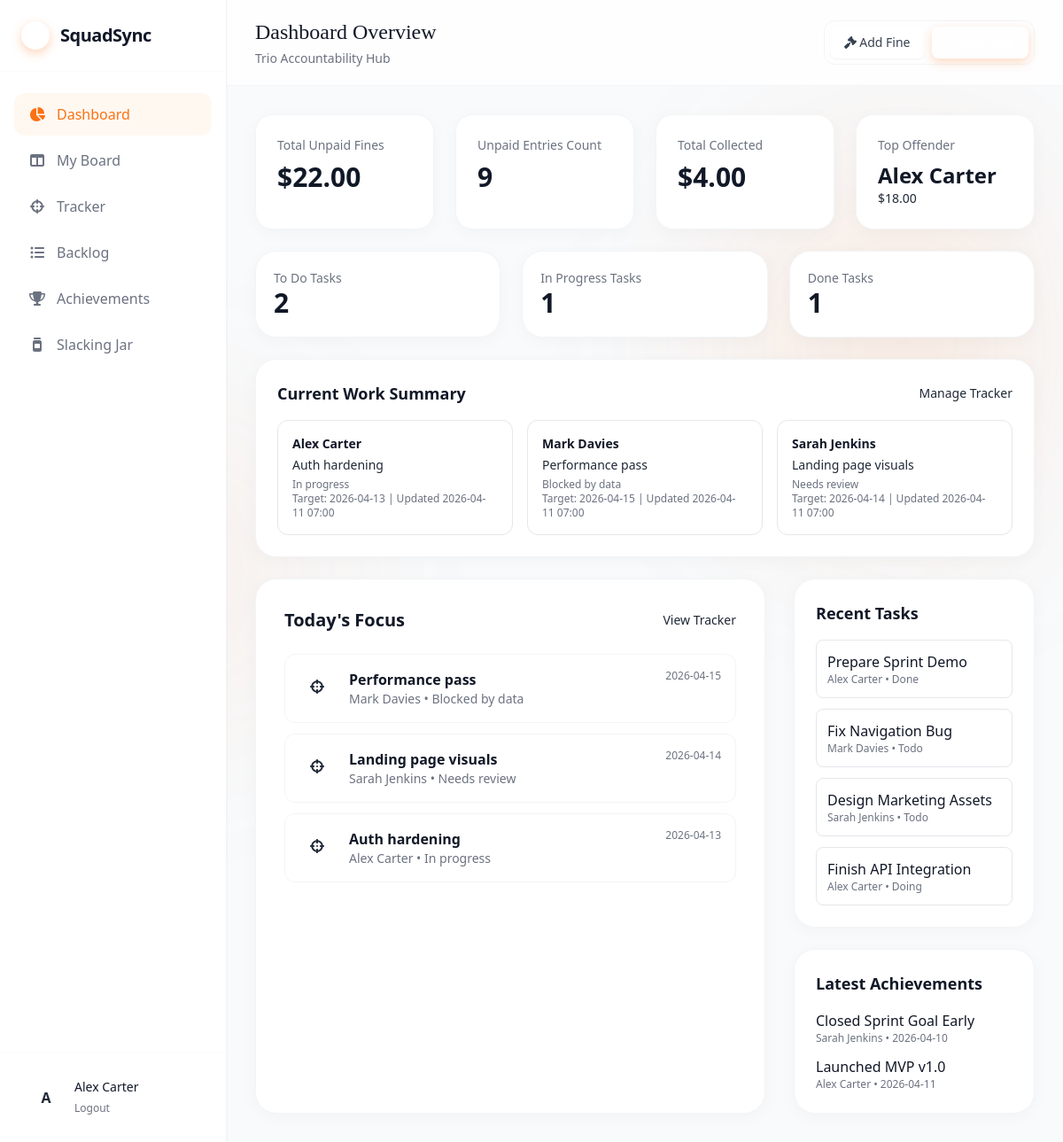
The page /dashboard (signed in) on the database its author committed.
### application/models.py (models this page shows, shortened)
class User(UserMixin, db.Model):
    id = db.Column(db.Integer, primary_key=True)
    name = db.Column(db.String(100), nullable=False)
    email = db.Column(db.String(120), unique=True, nullable=False)
    password_hash = db.Column(db.String(255), nullable=False)
    created_at = db.Column(db.DateTime, default=datetime.utcnow, nullable=False)
    tasks = db.relationship("Task", backref="user", lazy=True, cascade="all, delete-orphan")
    focuses = db.relationship(
        "CurrentFocus", backref="user", lazy=True, cascade="all, delete-orphan"
    )
    achievements = db.relationship(
        "Achievement", backref="user", lazy=True, cascade="all, delete-orphan"
    )
    fines = db.relationship(
        "SlackingJarEntry", foreign_keys="SlackingJarEntry.user_id", backref="target_user", lazy=True
    )

class CurrentFocus(db.Model):
    id = db.Column(db.Integer, primary_key=True)
    user_id = db.Column(db.Integer, db.ForeignKey("user.id"), nullable=False)
    title = db.Column(db.String(140), nullable=False)
    description = db.Column(db.Text, nullable=True)
    status_note = db.Column(db.String(160), nullable=True)
    target_date = db.Column(db.Date, nullable=True)
    updated_at = db.Column(db.DateTime, default=datetime.utcnow, onupdate=datetime.utcnow)

class TimestampMixin:
    created_at = db.Column(db.DateTime, default=datetime.utcnow, nullable=False)
    updated_at = db.Column(
        db.DateTime, default=datetime.utcnow, onupdate=datetime.utcnow, nullable=False
    )

class Task(TimestampMixin, db.Model):
    id = db.Column(db.Integer, primary_key=True)
    title = db.Column(db.String(140), nullable=False)
    description = db.Column(db.Text, nullable=True)
    status = db.Column(db.String(20), nullable=False, default="todo")
    priority = db.Column(db.String(20), nullable=False, default="medium")
    deadline = db.Column(db.Date, nullable=True)
    user_id = db.Column(db.Integer, db.ForeignKey("user.id"), nullable=False)

class Achievement(db.Model):
    id = db.Column(db.Integer, primary_key=True)
    title = db.Column(db.String(140), nullable=False)
    description = db.Column(db.Text, nullable=True)
    user_id = db.Column(db.Integer, db.ForeignKey("user.id"), nullable=False)
    date_achieved = db.Column(db.Date, default=date.today, nullable=False)
    created_at = db.Column(db.DateTime, default=datetime.utcnow, nullable=False)

### application/routes.py (the view)
@main_bp.route("/dashboard")
@login_required
def dashboard():
    tasks = Task.query.order_by(Task.updated_at.desc()).limit(6).all()
    all_tasks = Task.query.all()
    achievements = Achievement.query.order_by(Achievement.created_at.desc()).limit(4).all()
    fines = SlackingJarEntry.query.order_by(SlackingJarEntry.date_issued.desc()).all()
    unpaid_fines = [fine for fine in fines if not fine.is_paid]
    total_unpaid = sum(f.amount for f in unpaid_fines)
    total_collected = sum(f.amount for f in fines if f.is_paid)
    top_offender = None
    if fines:
        totals = {}
        for fine in fines:
            totals[fine.target_user.name] = totals.get(fine.target_user.name, 0) + fine.amount
        if totals:
            offender_name, offender_amount = sorted(
                totals.items(), key=lambda item: item[1], reverse=True
            )[0]
            top_offender = {"name": offender_name, "amount": offender_amount}
    task_counts = {
        "todo": len([t for t in all_tasks if t.status == "todo"]),
        "doing": len([t for t in all_tasks if t.status == "doing"]),
        "done": len([t for t in all_tasks if t.status == "done"]),
    }
    focus_by_user = {}
    for user in User.query.order_by(User.name.asc()).all():
        latest_focus = (
            CurrentFocus.query.filter_by(user_id=user.id)
            .order_by(CurrentFocus.updated_at.desc())
            .first()
        )
        focus_by_user[user.id] = latest_focus
    return render_template(
        "dashboard.html",
        active="dashboard",
        tasks=tasks,
        achievements=achievements,
        fines=fines,
        unpaid_fines=unpaid_fines,
        total_unpaid=total_unpaid,
        total_collected=total_collected,
        top_offender=top_offender,
        task_counts=task_counts,
        users=User.query.order_by(User.name.asc()).all(),
        focus_by_user=focus_by_user,
        focus_items=CurrentFocus.query.order_by(CurrentFocus.updated_at.desc()).all(),
    )

### application/models.py (called while the page is built)
@login_manager.user_loader
def load_user(user_id: str):
    return db.session.get(User, int(user_id))

### application/routes.py (called while the page is built)
@main_bp.app_context_processor
def inject_layout_context():
    return {"current_user": current_user}

### application/templates/dashboard.html (shortened to what this page needs)
{% extends 'base.html' %}
{% block header %}
<header class="bg-white/80 backdrop-blur-md border-b border-gray-100 sticky top-0 z-10 px-8 py-5 flex justify-between items-center">
    <div>
        <h1 class="text-2xl font-serif text-gray-900">Dashboard Overview</h1>
        <p class="text-sm text-gray-500 mt-1">Trio Accountability Hub</p>
    </div>
    <div class="flex items-center gap-2 bg-surface-100 p-1.5 rounded-xl border border-gray-100">
        <a href="{{ url_for('main.jar') }}" class="px-4 py-2 bg-white text-gray-700 text-sm font-medium rounded-lg shadow-sm hover:text-brand-600"><i class="fa-solid fa-gavel text-brand-500"></i> Add Fine</a>
        <a href="{{ url_for('main.board') }}" class="px-4 py-2 bg-brand-500 text-white text-sm font-medium rounded-lg shadow-[0_4px_12px_rgba(251,113,20,0.25)] hover:bg-brand-600"><i class="fa-solid fa-plus"></i> New Task</a>
    </div>
</header>
{% endblock %}
{% block content %}
<section class="grid grid-cols-1 md:grid-cols-2 lg:grid-cols-4 gap-6">
    <div class="kpi-card"><h3 class="text-gray-500 text-sm font-medium">Total Unpaid Fines</h3><p class="text-3xl font-bold text-gray-900 mt-2">${{ '%.2f'|format(total_unpaid) }}</p></div>
    <div class="kpi-card"><h3 class="text-gray-500 text-sm font-medium">Unpaid Entries Count</h3><p class="text-3xl font-bold text-gray-900 mt-2">{{ unpaid_fines|length }}</p></div>
    <div class="kpi-card"><h3 class="text-gray-500 text-sm font-medium">Total Collected</h3><p class="text-3xl font-bold text-gray-900 mt-2">${{ '%.2f'|format(total_collected) }}</p></div>
    <div class="kpi-card"><h3 class="text-gray-500 text-sm font-medium">Top Offender</h3><p class="text-2xl font-bold text-gray-900 mt-2">{{ top_offender.name if top_offender else 'N/A' }}</p><p class="text-sm text-brand-600">${{ '%.2f'|format(top_offender.amount) if top_offender else '0.00' }}</p></div>
</section>
<section class="grid grid-cols-1 md:grid-cols-3 gap-6">
    <div class="panel p-5">
        <p class="text-sm text-gray-500">To Do Tasks</p>
        <p class="text-3xl font-bold text-gray-900">{{ task_counts.todo }}</p>
    </div>
    <div class="panel p-5">
        <p class="text-sm text-gray-500">In Progress Tasks</p>
        <p class="text-3xl font-bold text-gray-900">{{ task_counts.doing }}</p>
    </div>
    <div class="panel p-5">
        <p class="text-sm text-gray-500">Done Tasks</p>
        <p class="text-3xl font-bold text-gray-900">{{ task_counts.done }}</p>
    </div>
</section>
<section class="panel p-6">
    <div class="flex items-center justify-between mb-4">
        <h2 class="text-lg font-bold text-gray-900">Current Work Summary</h2>
        <a href="{{ url_for('main.tracker') }}" class="text-sm text-brand-600">Manage Tracker</a>
    </div>
    <div class="grid grid-cols-1 md:grid-cols-3 gap-4">
        {% for user in users %}
        {% set current_focus = focus_by_user.get(user.id) %}
        <article class="rounded-xl border border-gray-200 bg-white p-4">
            <p class="text-sm font-semibold text-gray-900 mb-1">{{ user.name }}</p>
            {% if current_focus %}
            <p class="text-sm text-gray-800">{{ current_focus.title }}</p>
            <p class="text-xs text-gray-500 mt-1">{{ current_focus.status_note or 'No status note' }}</p>
            <p class="text-xs text-gray-500">Target: {{ current_focus.target_date or '-' }} | Updated {{ current_focus.updated_at.strftime('%Y-%m-%d %H:%M') }}</p>
            {% else %}
            <p class="text-sm text-gray-500">No current focus set.</p>
            {% endif %}
        </article>
        {% endfor %}
    </div>
</section>
<div class="grid grid-cols-1 lg:grid-cols-3 gap-8">
    <section class="lg:col-span-2 panel p-8">
        <div class="flex justify-between items-center mb-6">
            <h2 class="text-xl font-bold text-gray-900">Today's Focus</h2>
            <a href="{{ url_for('main.tracker') }}" class="text-sm font-medium text-brand-600">View Tracker</a>
        </div>
        <div class="space-y-3">
            {% for item in focus_items[:5] %}
            <div class="flex items-start gap-4 p-4 rounded-xl border border-gray-100 hover:border-brand-200 bg-white">
                <div class="w-10 h-10 rounded-xl bg-brand-50 text-brand-600 flex items-center justify-center"><i class="fa-solid fa-crosshairs"></i></div>
                <div class="flex-1">
                    <h4 class="font-semibold text-gray-900">{{ item.title }}</h4>
                    <p class="text-sm text-gray-500">{{ item.user.name }}{% if item.status_note %} • {{ item.status_note }}{% endif %}</p>
                </div>
                <div class="text-xs text-gray-500">{{ item.target_date or '-' }}</div>
            </div>
            {% else %}
            <p class="text-gray-500">No active focus items yet.</p>
            {% endfor %}
        </div>
    </section>
    <section class="space-y-6">
        <div class="panel p-6">
            <h3 class="text-lg font-bold text-gray-900 mb-4">Recent Tasks</h3>
            <div class="space-y-3">
                {% for task in tasks %}
                <div class="p-3 rounded-lg bg-surface-100 border border-gray-200">
                    <p class="font-medium text-gray-900">{{ task.title }}</p>
                    <p class="text-xs text-gray-500">{{ task.user.name }} • {{ task.status|title }}</p>
                </div>
                {% else %}
                <p class="text-gray-500 text-sm">No tasks yet.</p>
                {% endfor %}
            </div>
        </div>
        <div class="panel p-6">
            <h3 class="text-lg font-bold text-gray-900 mb-4">Latest Achievements</h3>
            <div class="space-y-3">
                {% for achievement in achievements %}
                <div>
                    <p class="font-medium text-gray-900">{{ achievement.title }}</p>
                    <p class="text-xs text-gray-500">{{ achievement.user.name }} • {{ achievement.date_achieved }}</p>
                </div>
                {% else %}
                <p class="text-gray-500 text-sm">No achievements yet.</p>
                {% endfor %}
            </div>
        </div>
    </section>
</div>
{% endblock %}

### application/templates/base.html (shortened to what this page needs)
<!DOCTYPE html>
<html lang="en">
<head>
    <script src="https://cdn.tailwindcss.com"></script>
    <link rel="stylesheet" href="https://cdnjs.cloudflare.com/ajax/libs/font-awesome/6.4.0/css/all.min.css">
    <link rel="stylesheet" href="{{ url_for('static', filename='css/styles.css') }}">
</head>
<body class="min-h-screen font-sans text-gray-800 antialiased relative {% block body_class %}flex m-0 p-0{% endblock %}">
    <div class="mesh-bg"></div>
    {% block layout %}
    <aside class="w-64 bg-white border-r border-gray-100 flex-shrink-0 hidden md:flex flex-col h-screen sticky top-0 z-20 shadow-sm">
        <div class="p-6 flex items-center gap-3 border-b border-gray-50">
            <div class="w-8 h-8 rounded-full bg-brand-500 flex items-center justify-center text-white shadow-[0_4px_12px_rgba(251,113,20,0.3)]">
                <i class="fa-solid fa-bolt text-sm"></i>
            </div>
            <span class="font-bold text-xl tracking-tight text-gray-900">SquadSync</span>
        </div>
        <nav class="flex-1 overflow-y-auto py-6 px-4 space-y-1">
            <a href="{{ url_for('main.dashboard') }}" class="nav-link {% if active == 'dashboard' %}active{% endif %}"><i class="fa-solid fa-chart-pie w-5 text-center"></i>Dashboard</a>
            <a href="{{ url_for('main.board') }}" class="nav-link {% if active == 'board' %}active{% endif %}"><i class="fa-solid fa-columns w-5 text-center"></i>My Board</a>
            <a href="{{ url_for('main.tracker') }}" class="nav-link {% if active == 'tracker' %}active{% endif %}"><i class="fa-solid fa-crosshairs w-5 text-center"></i>Tracker</a>
            <a href="{{ url_for('main.backlog') }}" class="nav-link {% if active == 'backlog' %}active{% endif %}"><i class="fa-solid fa-list-ul w-5 text-center"></i>Backlog</a>
            <a href="{{ url_for('main.achievements') }}" class="nav-link {% if active == 'achievements' %}active{% endif %}"><i class="fa-solid fa-trophy w-5 text-center"></i>Achievements</a>
            <a href="{{ url_for('main.jar') }}" class="nav-link {% if active == 'jar' %}active{% endif %}"><i class="fa-solid fa-jar w-5 text-center"></i>Slacking Jar</a>
        </nav>
        <div class="p-4 border-t border-gray-50">
            <div class="flex items-center gap-3 px-4 py-3">
                <div class="w-10 h-10 rounded-full bg-brand-100 text-brand-700 flex items-center justify-center font-semibold">{{ current_user.name[:1] }}</div>
                <div>
                    <p class="text-sm font-medium text-gray-900">{{ current_user.name }}</p>
                    <form action="{{ url_for('auth.logout') }}" method="post">
                        <button class="text-xs text-gray-500 hover:text-brand-600">Logout</button>
                    </form>
                </div>
            </div>
        </div>
    </aside>
    <main class="flex-1 flex flex-col h-screen overflow-y-auto">
        {% block header %}{% endblock %}
        <div class="p-8 max-w-7xl mx-auto w-full space-y-6">
            {% block content %}{% endblock %}
        </div>
    </main>
    {% endblock %}
</body>
</html>

### application/static/css/styles.css (style rules this page uses)
body { margin: 0; padding: 0; background-color: #f8fafc; overflow-x: hidden; }
.mesh-bg { position: fixed; top: 0; left: 0; right: 0; bottom: 0; z-index: -1; background: radial-gradient(circle at 15% 50%, rgba(251, 113, 20, 0.08), transparent 25%), radial-gradient(circle at 85% 30%, rgba(251, 113, 20, 0.12), transparent 25%); filter: blur(60px); }
.nav-link { display: flex; align-items: center; gap: 0.75rem; padding: 0.75rem 1rem; color: #6b7280; border-radius: 0.75rem; font-weight: 500; transition: all 0.2s; }
.nav-link.active { background: #fff8f1; color: #fb7114; }
.panel { background: white; border: 1px solid #f3f4f6; border-radius: 1.5rem; box-shadow: 0 4px 20px rgba(0, 0, 0, 0.03); }
.kpi-card { background: white; border-radius: 1.25rem; border: 1px solid #f3f4f6; padding: 1.5rem; box-shadow: 0 4px 20px rgba(0, 0, 0, 0.03); }

### rows shown on the page
User: name "A", name "Alex Carter"
CurrentFocus: title "Auth hardening", status_note "In progress", target_date "2026-04-13", updated_at "2026-04-11 07:00", user.name "Alex Carter"
User: name "Mark Davies"
CurrentFocus: title "Performance pass", status_note "Blocked by data", target_date "2026-04-15", updated_at "2026-04-11 07:00", user.name "Mark Davies"
User: name "Sarah Jenkins"
CurrentFocus: title "Landing page visuals", status_note "Needs review", target_date "2026-04-14", updated_at "2026-04-11 07:00", user.name "Sarah Jenkins"
Task: title "Prepare Sprint Demo", user.name "Alex Carter", status "Done"
Task: title "Fix Navigation Bug", user.name "Mark Davies", status "Todo"
Task: title "Design Marketing Assets", user.name "Sarah Jenkins", status "Todo"
Task: title "Finish API Integration", user.name "Alex Carter", status "Doing"
Achievement: title "Closed Sprint Goal Early", user.name "Sarah Jenkins", date_achieved "2026-04-10"
Achievement: title "Launched MVP v1.0", user.name "Alex Carter", date_achieved "2026-04-11"

### other values the page prints
{{ '%.2f'|format(total_unpaid) }} "22.00"
{{ unpaid_fines|length }} "9"
{{ '%.2f'|format(total_collected) }} "4.00"
{{ '%.2f'|format(top_offender.amount) if top_offender else '0.00' }} "18.00"
{{ task_counts.todo }} "2"
{{ task_counts.doing }} "1"
{{ task_counts.done }} "1"
